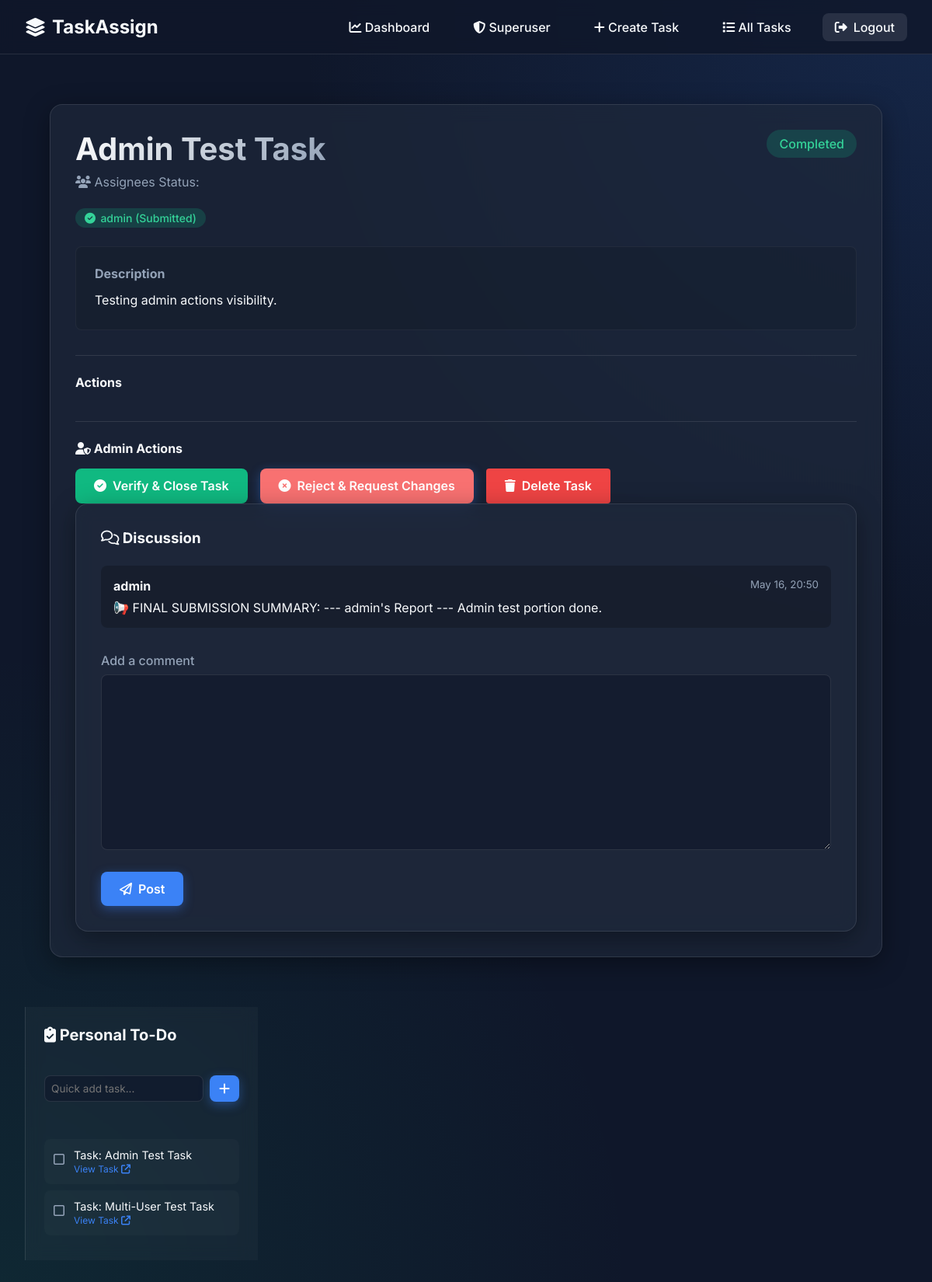
The page /task/2/ (signed in) on the database its author committed.
### main/models.py (models this page shows, shortened)
class Task(models.Model):
    STATUS_CHOICES = [
        ("To Do", "To Do"),
        ("In Progress", "In Progress"),
        ("Review", "Review"),
        ("Completed", "Completed"),
        ("Verified", "Verified"),
        ("Rejected", "Rejected"),
    ]
    title = models.CharField(max_length=255)
    description = models.TextField()
    status = models.CharField(max_length=20, choices=STATUS_CHOICES, default="To Do")
    assignees = models.ManyToManyField(User, related_name="tasks")
    created_at = models.DateTimeField(auto_now_add=True)

class User(AbstractUser):
    role = models.CharField(max_length=20, choices=ROLE_CHOICES, default="frontend")

class Comment(models.Model):
    task = models.ForeignKey(Task, on_delete=models.CASCADE)
    user = models.ForeignKey(User, on_delete=models.CASCADE)
    text = models.TextField()
    timestamp = models.DateTimeField(auto_now_add=True)

class PersonalTodo(models.Model):
    user = models.ForeignKey(
        User, on_delete=models.CASCADE, related_name="personal_todos"
    )
    task = models.ForeignKey(Task, on_delete=models.CASCADE, null=True, blank=True)
    text = models.CharField(max_length=255)
    is_completed = models.BooleanField(default=False)
    created_at = models.DateTimeField(auto_now_add=True)

### main/views.py (the view)
# urls.py: path("task/<int:task_id>/", views.task_detail, name="task_detail"),
@login_required
def task_detail(request, task_id):
    task = get_object_or_404(Task, id=task_id)
    if request.user not in task.assignees.all() and not request.user.is_superuser:
        return HttpResponseForbidden("You do not have permission to view this task.")
    comments = Comment.objects.filter(task=task).order_by("-timestamp")
    if request.method == "POST":
        form = CommentForm(request.POST)
        if form.is_valid():
            comment = form.save(commit=False)
            comment.task = task
            comment.user = request.user
            comment.save()
            return redirect("task_detail", task_id=task.id)
    else:
        form = CommentForm()
    user_submission = TaskSubmission.objects.filter(task=task, user=request.user).first()
    submissions = TaskSubmission.objects.filter(task=task)
    submitted_users = [s.user for s in submissions]
    return render(
        request,
        "main/task_detail.html",
        {
            "task": task,
            "comments": comments,
            "form": form,
            "user_submission": user_submission,
            "submitted_users": submitted_users,
        },
    )

### main/forms.py
class CommentForm(forms.ModelForm):
    class Meta:
        model = Comment
        fields = ["text"]

### main/context_processors.py (called while the page is built)
def personal_todos(request):
    if request.user.is_authenticated:
        return {
            "sidebar_todos": request.user.personal_todos.select_related("task")
            .all()
            .order_by("is_completed", "-created_at")
        }
    return {"sidebar_todos": []}

### main/templates/main/task_detail.html (shortened to what this page needs)
{% extends "main/base.html" %}
{% block content %}
<div class="glass-panel" style="margin-bottom: 2rem;">
    <div class="flex-header" style="display: flex; justify-content: space-between; align-items: flex-start; margin-bottom: 1.5rem; gap: 1rem;">
        <div>
            <h2 class="page-title mb-1">{{ task.title }}</h2>
            <p style="color: var(--text-muted);"><i class="fa-solid fa-users"></i> Assignees Status: </p>
        </div>
        <span class="badge
            {% if task.status == 'To Do' %}badge-todo
            {% elif task.status == 'In Progress' %}badge-progress
            {% elif task.status == 'Review' %}badge-review
            {% elif task.status == 'Completed' or task.status == 'Verified' %}badge-completed
            {% elif task.status == 'Rejected' %}badge-rejected
            {% else %}badge-todo{% endif %}" style="font-size: 1rem; padding: 0.5rem 1rem;">
            {{ task.status }}
        </span>
    </div>
    <div style="display: flex; gap: 0.5rem; flex-wrap: wrap; margin-bottom: 1.5rem;">
        {% for assignee in task.assignees.all %}
            <span class="badge {% if assignee in submitted_users %}badge-completed{% else %}badge-todo{% endif %}" style="display: flex; align-items: center; gap: 0.4rem;">
                <i class="fa-solid {% if assignee in submitted_users %}fa-check-circle{% else %}fa-circle-dot{% endif %}"></i>
                {{ assignee.username }}
                {% if assignee in submitted_users %}(Submitted){% endif %}
            </span>
        {% endfor %}
    </div>
    <div style="background: rgba(0,0,0,0.1); padding: 1.5rem; border-radius: 8px; margin-bottom: 2rem; border: 1px solid rgba(255,255,255,0.05);">
        <h4 style="margin-bottom: 0.75rem; color: var(--text-muted);">Description</h4>
        <p style="line-height: 1.6;">{{ task.description }}</p>
    </div>
    {% if request.user in task.assignees.all and task.status != 'Verified' %}
        <div style="border-top: 1px solid var(--glass-border); padding-top: 1.5rem;">
            <h4 style="margin-bottom: 1rem;">Actions</h4>
    {% endif %}
    {% if request.user.is_superuser %}
        <div style="border-top: 1px solid var(--glass-border); padding-top: 1.5rem; margin-top: 1.5rem;">
            <h4 style="margin-bottom: 1rem; color: var(--primary-color);"><i class="fa-solid fa-user-shield"></i> Admin Actions</h4>
            <div style="display: flex; gap: 1rem; flex-wrap: wrap;">
                {% if task.status == 'Completed' %}
                <a href="{% url 'verify_task' task.id %}" class="btn btn-success" style="background: var(--success-color); padding: 0.8rem 1.5rem;">
                    <i class="fa-solid fa-check-circle"></i> Verify & Close Task
                </a>
                <a href="{% url 'verify_task' task.id %}" class="btn btn-primary" style="background: #f87171; padding: 0.8rem 1.5rem;">
                    <i class="fa-solid fa-circle-xmark"></i> Reject & Request Changes
                </a>
                {% endif %}
                <a href="{% url 'delete_task' task.id %}" class="btn btn-danger" style="background: #ef4444; border: none; padding: 0.8rem 1.5rem; color: white; text-decoration: none; border-radius: 4px;" onclick="return confirm('Are you sure you want to delete this task?');">
                    <i class="fa-solid fa-trash"></i> Delete Task
                </a>
            </div>
        </div>
    {% endif %}
</div>
<div class="glass-panel">
    <h3 class="mb-3"><i class="fa-regular fa-comments"></i> Discussion</h3>
    <div style="margin-bottom: 2rem;">
        {% for comment in comments %}
            <div class="comment-box {% if 'ADMIN REVIEW' in comment.text %}review-highlight{% endif %}">
                <div style="display: flex; justify-content: space-between; margin-bottom: 0.5rem; flex-wrap: wrap; gap: 0.5rem;">
                    <strong>{{ comment.user.username }}</strong>
                    <small>{{ comment.timestamp|date:"M d, H:i" }}</small>
                </div>
                <p style="margin: 0;">{{ comment.text }}</p>
            </div>
        {% empty %}
            <p style="color: var(--text-muted); font-style: italic; text-align: center;">No comments yet.</p>
        {% endfor %}
    </div>
    <form method="post">
        <div class="form-group">
            <label for="id_text">Add a comment</label>
            {{ form.text }}
        </div>
        <button type="submit" class="btn btn-primary"><i class="fa-regular fa-paper-plane"></i> Post</button>
    </form>
</div>
{% endblock %}

### main/templates/main/base.html (shortened to what this page needs)
{% load static %}
<!DOCTYPE html>
<html lang="en">
<head>
    <link rel="stylesheet" href="https://cdnjs.cloudflare.com/ajax/libs/font-awesome/6.4.0/css/all.min.css">
    <link rel="stylesheet" href="{% static 'main/css/style.css' %}">
</head>
<body>
    <nav class="navbar">
        <a href="{% url 'home' %}" class="nav-brand">
            <i class="fa-solid fa-layer-group"></i> TaskAssign
        </a>
        <ul class="nav-links" id="nav-links">
            {% if user.is_authenticated %}
                <li><a href="{% url 'dashboard' %}"><i class="fa-solid fa-chart-line"></i> Dashboard</a></li>
                {% if user.is_superuser %}
                    <li><a href="{% url 'superuser_dashboard' %}"><i class="fa-solid fa-shield-halved"></i> Superuser</a></li>
                    <li><a href="{% url 'create_task' %}"><i class="fa-solid fa-plus"></i> Create Task</a></li>
                {% endif %}
                <li><a href="{% url 'task_list' %}"><i class="fa-solid fa-list"></i> All Tasks</a></li>
                <li><a href="{% url 'logout' %}" class="btn btn-secondary"><i class="fa-solid fa-right-from-bracket"></i> Logout</a></li>
            {% else %}
                <li><a href="{% url 'login' %}"><i class="fa-solid fa-right-to-bracket"></i> Login</a></li>
                <li><a href="{% url 'register' %}" class="btn btn-primary"><i class="fa-solid fa-user-plus"></i> Register</a></li>
            {% endif %}
        </ul>
    </nav>
    <div class="layout-wrapper">
        <div class="main-content">
            <div class="container">
                {% block content %}
                {% endblock %}
            </div>
        </div>
        {% if user.is_authenticated %}
        <aside class="sidebar">
            <h3 style="font-size: 1.25rem; margin-bottom: 1rem;"><i class="fa-solid fa-clipboard-check"></i> Personal To-Do</h3>
            <form action="{% url 'add_todo' %}" method="POST" style="margin-bottom: 1.5rem;">
                <div style="display: flex; gap: 0.5rem;">
                    <input type="text" name="todo_text" placeholder="Quick add task..." required style="padding: 0.5rem; font-size: 0.85rem;">
                    <button type="submit" class="btn btn-primary" style="padding: 0.5rem 0.75rem;"><i class="fa-solid fa-plus"></i></button>
                </div>
            </form>
            <div class="todo-list">
                {% for todo in sidebar_todos %}
                <div class="todo-item {% if todo.is_completed %}todo-completed{% endif %}">
                    <a href="{% url 'toggle_todo' todo.id %}" class="todo-checkbox">
                        {% if todo.is_completed %}
                            <i class="fa-solid fa-square-check" style="color: var(--success-color);"></i>
                        {% else %}
                            <i class="fa-regular fa-square" style="color: var(--text-muted);"></i>
                        {% endif %}
                    </a>
                    <div class="todo-text">
                        {{ todo.text }}
                        {% if todo.task %}
                        <br>
                        <small style="color: var(--accent-color); font-size: 0.75rem;">
                            <a href="{% url 'task_detail' todo.task.id %}" style="color: inherit;">View Task <i class="fa-solid fa-arrow-up-right-from-square"></i></a>
                        </small>
                        {% endif %}
                    </div>
                </div>
                {% empty %}
                <p style="color: var(--text-muted); font-size: 0.9rem; text-align: center;">No tasks yet.</p>
                {% endfor %}
            </div>
        </aside>
        {% endif %}
    </div>
</body>
</html>

### main/static/main/css/style.css (style rules this page uses)
:root { --bg-color: #0f172a; --text-color: #f8fafc; --text-muted: #94a3b8; --accent-color: #3b82f6; --accent-hover: #2563eb; --glass-bg: rgba(30, 41, 59, 0.7); --glass-border: rgba(255, 255, 255, 0.1); --card-shadow: 0 8px 32px 0 rgba(0, 0, 0, 0.37); --danger-color: #ef4444; --success-color: #10b981; --warning-color: #f59e0b; }
* { margin: 0; padding: 0; box-sizing: border-box; font-family: 'Inter', sans-serif; }
body { background-color: var(--bg-color); color: var(--text-color); min-height: 100vh; display: flex; flex-direction: column; background-image: radial-gradient(circle at top right, rgba(59, 130, 246, 0.15), transparent 40%), radial-gradient(circle at bottom left, rgba(16, 185, 129, 0.1), transparent 40%); background-attachment: fixed; }
a { color: var(--accent-color); text-decoration: none; transition: color 0.2s ease; }
.glass-panel { background: var(--glass-bg); backdrop-filter: blur(12px); -webkit-backdrop-filter: blur(12px); border: 1px solid var(--glass-border); border-radius: 16px; box-shadow: var(--card-shadow); padding: 2rem; animation: slideUp 0.6s ease-out backwards; }
.navbar { display: flex; justify-content: space-between; align-items: center; padding: 1rem 2rem; background: rgba(15, 23, 42, 0.8); backdrop-filter: blur(10px); border-bottom: 1px solid var(--glass-border); position: sticky; top: 0; z-index: 100; height: 70px; }
.nav-brand { font-size: 1.5rem; font-weight: 700; color: var(--text-color); display: flex; align-items: center; gap: 0.5rem; }
.nav-links { display: flex; list-style: none; gap: 1.5rem; align-items: center; }
.nav-links a { color: var(--text-color); font-weight: 500; padding: 0.5rem 1rem; border-radius: 8px; transition: all 0.3s ease; }
.container { max-width: 1200px; margin: 0 auto; padding: 2rem; flex: 1; width: 100%; }
.form-group { margin-bottom: 1.5rem; }
.form-group label { display: block; margin-bottom: 0.5rem; font-weight: 500; color: var(--text-muted); }
input[type="text"], input[type="password"], input[type="email"], textarea, select { width: 100%; padding: 0.75rem 1rem; background: rgba(15, 23, 42, 0.6); border: 1px solid var(--glass-border); border-radius: 8px; color: var(--text-color); font-size: 1rem; transition: all 0.3s ease; }
.btn { display: inline-flex; align-items: center; justify-content: center; gap: 0.5rem; padding: 0.75rem 1.5rem; border-radius: 8px; font-weight: 600; cursor: pointer; transition: all 0.3s ease; border: none; font-size: 1rem; }
.btn-primary { background: var(--accent-color); color: white; box-shadow: 0 4px 14px 0 rgba(59, 130, 246, 0.39); }
.btn-secondary { background: rgba(255, 255, 255, 0.1); color: var(--text-color); }
.btn-danger { background: var(--danger-color); color: white; }
.btn-success { background: var(--success-color); color: white; }
.main-content { animation: fadeIn 0.5s ease-out; }
.badge { padding: 0.25rem 0.75rem; border-radius: 9999px; font-size: 0.875rem; font-weight: 500; }
.badge-completed { background: rgba(16, 185, 129, 0.2); color: #34d399; }
.mb-1 { margin-bottom: 0.5rem; }
.mb-3 { margin-bottom: 1.5rem; }
.page-title { font-size: 2.5rem; font-weight: 700; margin-bottom: 0.5rem; background: linear-gradient(135deg, #fff, #94a3b8); -webkit-background-clip: text; -webkit-text-fill-color: transparent; }
.comment-box { margin-top: 1rem; padding: 1rem; background: rgba(0,0,0,0.2); border-radius: 8px; }
.comment-box small { color: var(--text-muted); }

### main/templates/main/base.html (style rules this page uses)
.layout-wrapper { display: flex; min-height: calc(100vh - 70px); }
.main-content { flex: 1; padding: 2rem; transition: all 0.3s ease; }
.sidebar { width: 300px; background: rgba(255, 255, 255, 0.03); backdrop-filter: blur(10px); border-left: 1px solid var(--glass-border); padding: 1.5rem; display: flex; flex-direction: column; gap: 1.5rem; }
.todo-item { display: flex; align-items: flex-start; gap: 0.75rem; padding: 0.75rem; border-radius: 8px; background: rgba(255, 255, 255, 0.02); margin-bottom: 0.5rem; transition: 0.2s; }
.todo-checkbox { margin-top: 0.25rem; cursor: pointer; }
.todo-text { font-size: 0.9rem; flex: 1; }

### rows shown on the page
Task: title "Admin Test Task", status "Completed", description "Testing admin actions visibility."
User: username "admin", shows "(Submitted)"
Comment: user.username "admin", timestamp "May 16, 20:50", text "📢 FINAL SUBMISSION SUMMARY: --- admin's Report --- Admin test portion done."
PersonalTodo: is_completed False (drawn), text "Task: Admin Test Task", shows "View Task"
PersonalTodo: is_completed False (drawn), text "Task: Multi-User Test Task", shows "View Task"
